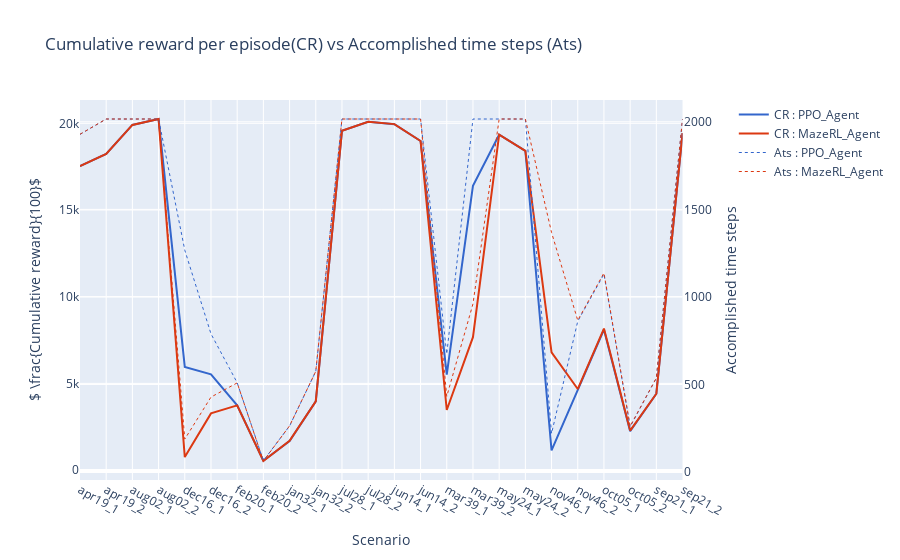

Notebook cell for this chart:
### Markdown cell above
This function visualize for each agent, the Cumulative reward and accomplished time steps per episode:

### Code cell
agents.plot_cumulative_reward(agents_results)

### Figure 1 — Plotly figure (JSON) as saved in the notebook; plotly's stock layout.template omitted (floating-point values rounded to 4 significant figures)
{"data": [{"line": {"color": "#3366CC", "width": 2}, "name": "CR : PPO_Agent", "type": "scatter", "x": ["apr19_1", "apr19_2", "aug02_1", "aug02_2", "dec16_1", "dec16_2", "feb20_1", "feb20_2", "jan32_1", "jan32_2", "jul28_1", "jul28_2", "jun14_1", "jun14_2", "mar39_1", "mar39_2", "may24_1", "may24_2", "nov46_1", "nov46_2", "oct05_1", "oct05_2", "sep21_1", "sep21_2"], "xaxis": "x", "y": [17530.0, 18230.0, 19910.0, 20250.0, 5947.0, 5520.0, 3738.0, 538.0, 1676.0, 3964.0, 19570.0, 20090.0, 19950.0, 18980.0, 5508.0, 16390.0, 19340.0, 18410.0, 1136.0, 4643.0, 8096.0, 2240.0, 4404.0, 19440.0], "yaxis": "y"}, {"line": {"color": "#DC3912", "width": 2}, "name": "CR : MazeRL_Agent", "type": "scatter", "x": ["apr19_1", "apr19_2", "aug02_1", "aug02_2", "dec16_1", "dec16_2", "feb20_1", "feb20_2", "jan32_1", "jan32_2", "jul28_1", "jul28_2", "jun14_1", "jun14_2", "mar39_1", "mar39_2", "may24_1", "may24_2", "nov46_1", "nov46_2", "oct05_1", "oct05_2", "sep21_1", "sep21_2"], "xaxis": "x", "y": [17540.0, 18230.0, 19910.0, 20250.0, 749.2, 3270.0, 3730.0, 522.8, 1682.0, 3964.0, 19580.0, 20090.0, 19950.0, 18980.0, 3466.0, 7668.0, 19350.0, 18410.0, 6790.0, 4674.0, 8161.0, 2279.0, 4404.0, 19440.0], "yaxis": "y"}, {"line": {"color": "#3366CC", "dash": "dot", "width": 1}, "name": "Ats : PPO_Agent", "type": "scatter", "x": ["apr19_1", "apr19_2", "aug02_1", "aug02_2", "dec16_1", "dec16_2", "feb20_1", "feb20_2", "jan32_1", "jan32_2", "jul28_1", "jul28_2", "jun14_1", "jun14_2", "mar39_1", "mar39_2", "may24_1", "may24_2", "nov46_1", "nov46_2", "oct05_1", "oct05_2", "sep21_1", "sep21_2"], "xaxis": "x", "y": [1928, 2016, 2016, 2016, 1267, 789, 510, 65, 263, 575, 2016, 2016, 2016, 2016, 674, 2016, 2016, 2016, 220, 861, 1130, 258, 537, 2016], "yaxis": "y2"}, {"line": {"color": "#DC3912", "dash": "dot", "width": 1}, "name": "Ats : MazeRL_Agent", "type": "scatter", "x": ["apr19_1", "apr19_2", "aug02_1", "aug02_2", "dec16_1", "dec16_2", "feb20_1", "feb20_2", "jan32_1", "jan32_2", "jul28_1", "jul28_2", "jun14_1", "jun14_2", "mar39_1", "mar39_2", "may24_1", "may24_2", "nov46_1", "nov46_2", "oct05_1", "oct05_2", "sep21_1", "sep21_2"], "xaxis": "x", "y": [1929, 2016, 2016, 2016, 188, 428, 509, 63, 264, 575, 2016, 2016, 2016, 2016, 432, 960, 2016, 2016, 1368, 866, 1137, 262, 537, 2016], "yaxis": "y2"}], "layout": {"title": {"text": "Cumulative reward per episode(CR) vs Accomplished time steps (Ats)"}, "xaxis": {"anchor": "y", "domain": [0, 0.94], "title": {"text": "Scenario"}}, "yaxis": {"anchor": "x", "domain": [0, 1], "title": {"text": "$ \\frac{Cumulative reward}{100}$"}}, "yaxis2": {"anchor": "x", "overlaying": "y", "side": "right", "title": {"text": "Accomplished time steps"}}}}
